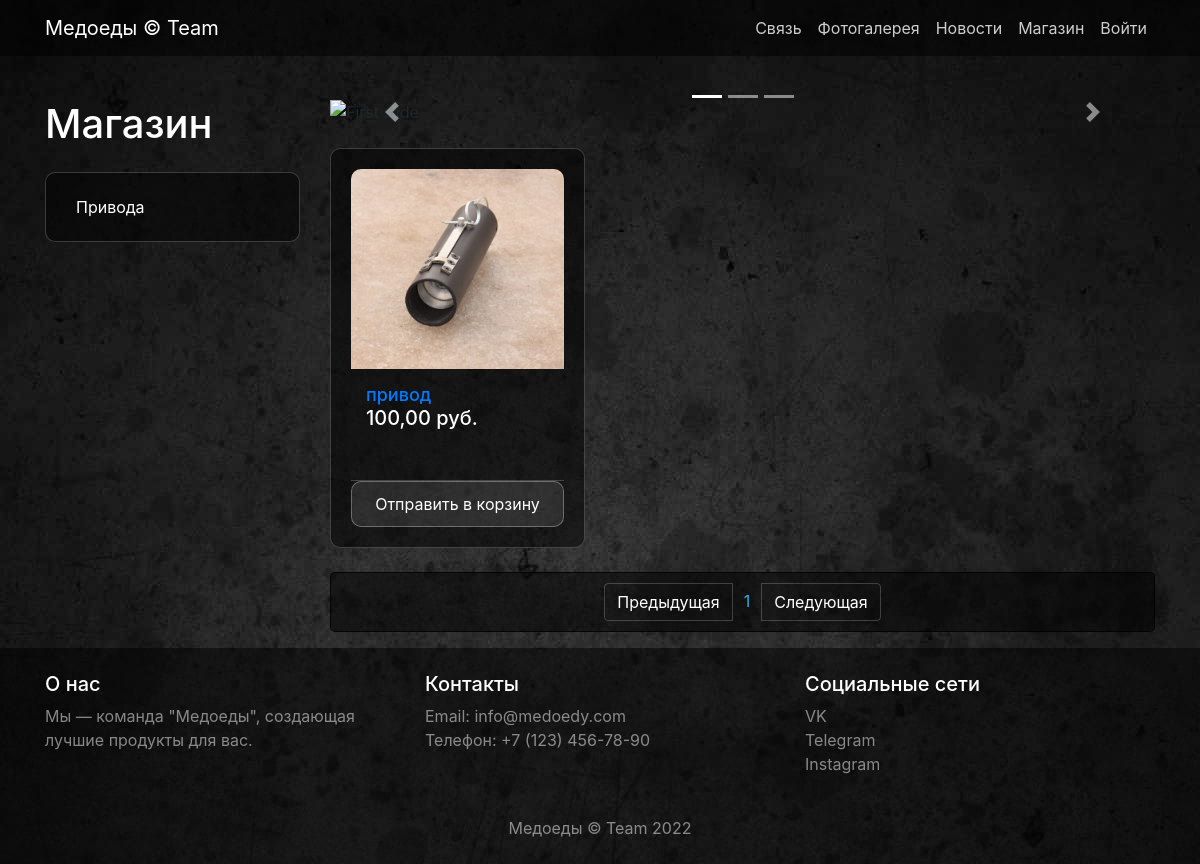
/store/, run on the app's committed database.
### store/models.py (models this page shows, shortened)
class ProductCategory(models.Model):
    name = models.CharField(max_length=50, unique=True)
    description = models.TextField(null=True, blank=True)

class Product(models.Model):
    name = models.CharField(max_length=120)
    description = models.TextField()
    price = models.DecimalField(max_digits=10, decimal_places=2)
    quantity = models.PositiveIntegerField(default=0)
    image = models.ImageField(upload_to='products_images', blank=True)  # Основное изображение
    category = models.ForeignKey(to=ProductCategory, on_delete=models.PROTECT)

### store/views.py (the view)
# urls.py: path('store/', include('store.urls', namespace='store')),
def store(request, category_id=None, page_number=1):
    per_page = 6
    products = Product.objects.filter(category_id=category_id) if category_id else Product.objects.all()
    paginator = Paginator(products, per_page)
    products_paginator = paginator.page(page_number)
    context = {
        'title': 'Каталог',
        'categories': ProductCategory.objects.all(),
        'products': products_paginator
    }
    return render(request, 'store/products.html', context)

### store/templates/store/products.html (shortened to what this page needs)
{% extends 'store/base.html' %}
{% load static %}
    {%  block css %}
    <link href="{% static '/css/products.css' %}" rel="stylesheet">
    {% endblock %}
    {% block content %}
    <div class="container">
        <div class="row">
            <div class="col-lg-3">
                <h1 class="my-4 text-white">Магазин</h1>
                <div class="list-group">
                    {% for category in categories %}
                    <a href="{% url 'store:category' category.id %}" class="list-group-item">{{category.name}}</a>
                    {% endfor %}
                </div>
            </div>
            <div class="col-lg-9">
                <div id="carouselExampleIndicators" class="carousel slide my-4" data-ride="carousel">
                    <ol class="carousel-indicators">
                        <li data-target="#carouselExampleIndicators" data-slide-to="0" class="active"></li>
                        <li data-target="#carouselExampleIndicators" data-slide-to="1"></li>
                        <li data-target="#carouselExampleIndicators" data-slide-to="2"></li>
                    </ol>
                    <div class="carousel-inner" role="listbox">
                        <div class="carousel-item active">
                            <img class="d-block img-fluid" src="{% static 'img/slides/slide-1.jpg' %}" alt="First slide">
                        </div>
                    </div>
                    <a class="carousel-control-prev" href="#carouselExampleIndicators" role="button" data-slide="prev">
                        <span class="carousel-control-prev-icon" aria-hidden="true"></span>
                    </a>
                    <a class="carousel-control-next" href="#carouselExampleIndicators" role="button" data-slide="next">
                        <span class="carousel-control-next-icon" aria-hidden="true"></span>
                    </a>
                </div>
                <div class="row">
                    {% for product in products %}
                        <div class="col-lg-4 col-md-6 mb-4">
						    <div class="album-card">
						        <a href="{% url 'store:product_detail' product.id %}">
						            <img class="card-img-top" src="{{ product.image.url }}" alt="{{ product.name }}">
						        </a>
						        <div class="card-body">
						            <h4 class="card-title">
						                <a href="{% url 'store:product_detail' product.id %}">{{ product.name }}</a>
						            </h4>
						            <h5>{{ product.price }} руб.</h5>
						        </div>
						        <div class="card-footer">
						            <a class="btn btn-add-to-cart" href="{% url 'store:basket_add' product.id %}">
						                Отправить в корзину
						            </a>
						        </div>
						    </div>
						</div>
                    {% endfor %}
                </div>
                <nav aria-label="Page navigation example">
                    <ul class="pagination justify-content-center" style="background-color: rgba(0, 0, 0, 0.5); padding: 10px; border-radius: 5px;">
                        <li class="page-item {% if not products.has_previous %} disabled {% endif %}">
                            <a class="page-link text-white" style="background-color: transparent; border: 1px solid rgba(255, 255, 255, 0.2);"
                               href="{% if products.has_previous %} {% url 'store:paginator' products.previous_page_number %} {% else %} # {% endif %}"
                               tabindex="-1" aria-disabled="true">Предыдущая</a>
                        </li>
                        {% for page in products.paginator.page_range %}
                        <li class="page-item">
                            <a class="page-link"
                               href="{% url 'store:paginator' page %}">
                                {{page}}
                            </a>
                        </li>
                        {% endfor %}
                        <li class="page-item {% if not products.has_next %} disabled {% endif %}">
                            <a class="page-link text-white" style="background-color: transparent; border: 1px solid rgba(255, 255, 255, 0.2);"
                               href="{% if products.has_next %} {% url 'store:paginator' products.next_page_number %} {% else %} # {% endif %}">
                                Следующая
                            </a>
                        </li>
                    </ul>
                </nav>
            </div>
        </div>
    </div>
    {% endblock %}
{% block footer %}
<footer class="py-4" style="background-color: rgba(0, 0, 0, 0.5);">
    <div class="container">
        <div class="row">
            <div class="col-lg-4 col-md-6 mb-4">
                <h5 class="text-white">О нас</h5>
                <p class="text-white-50">Мы — команда "Медоеды", создающая лучшие продукты для вас.</p>
            </div>
            <div class="col-lg-4 col-md-6 mb-4">
                <h5 class="text-white">Контакты</h5>
                <ul class="list-unstyled">
                    <li><a href="#" class="text-white-50">Email: info@medoedy.com</a></li>
                    <li><a href="#" class="text-white-50">Телефон: +7 (123) 456-78-90</a></li>
                </ul>
            </div>
            <div class="col-lg-4 col-md-6 mb-4">
                <h5 class="text-white">Социальные сети</h5>
                <ul class="list-unstyled">
                    <li><a href="#" class="text-white-50">VK</a></li>
                    <li><a href="#" class="text-white-50">Telegram</a></li>
                    <li><a href="#" class="text-white-50">Instagram</a></li>
                </ul>
            </div>
        </div>
        <div class="text-center">
            <p class="m-0 text-white-50">Медоеды &copy; Team 2022</p>
        </div>
    </div>
</footer>
{% endblock %}

### static/css/products.css (style rules this page uses)
body { padding-top: 76px; background: url("../img/walper.jpg") no-repeat center top fixed; }
.list-group { background-color: #00000080; border: 1px solid rgba(255, 255, 255, 0.2); border-radius: 10px; padding: 10px; text-decoration: none; }
.card-footer { padding: 0; border-top: 1px solid rgba(255, 255, 255, 0.2); background-color: transparent; margin-top: auto; }
.card-body { padding: 15px; flex-grow: 1; }
.card-title { font-size: 18px; margin-bottom: 10px; }
.card-footer { padding: 0; border-top: 1px solid rgba(255, 255, 255, 0.2); background-color: transparent; }
.album-card { background-color: #00000080; border: 1px solid rgba(255, 255, 255, 0.2); border-radius: 10px; color: white; transition: background-color 0.3s ease, transform 0.3s ease; display: flex; flex-direction: column; height: 400px; overflow: hidden; }
.album-card img { width: 100%; height: 200px; object-fit: cover; border-radius: 10px 10px 0 0; }
.list-group-item { background-color: transparent; border: none; color: white; transition: background-color 0.3s ease; text-decoration: none; }
.pagination { background-color: #00000080; border: 1px solid rgba(0, 0, 0, 0.777); border-radius: 10px; padding: 10px; }
.page-item .page-link { background-color: transparent; border: none; color: rgb(52, 174, 227); transition: background-color 0.3s ease; }
.page-item.disabled .page-link { color: rgba(0, 0, 0, 0.915); }
.album-card { background-color: #00000080; border: 1px solid rgba(255, 255, 255, 0.2); border-radius: 10px; padding: 20px; color: white; transition: background-color 0.3s ease, transform 0.3s ease; text-decoration: none; }
.btn-add-to-cart { width: 100%; padding: 10px; background-color: rgba(40, 167, 69, 0.8); color: white; border: none; border-radius: 10px 10px 10px 10px; text-align: center; font-size: 16px; transition: background-color 0.3s ease, transform 0.3s ease, box-shadow 0.3s ease; text-decoration: none; }
.album-card h4, .album-card p { color: white; margin: 0; text-decoration: none; }
.album-card .btn { background-color: rgba(255, 255, 255, 0.1); border: 1px solid rgba(255, 255, 255, 0.3); color: white; transition: background-color 0.3s ease; text-decoration: none; }

### data on the page
ProductCategory: name "Привода"
Product: image (picture), name "привод", price "100,00"

### other printed values
{{ page }} "1"
